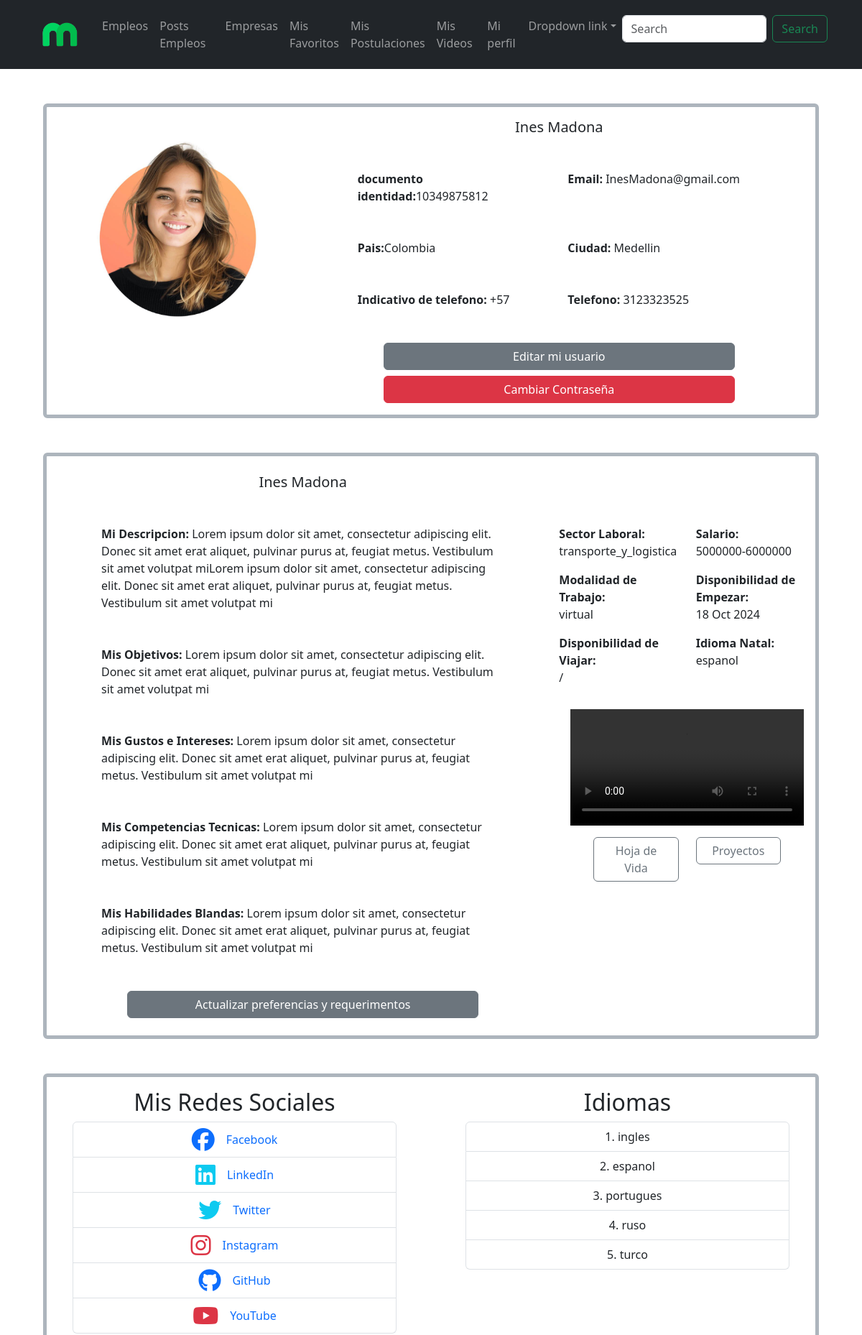
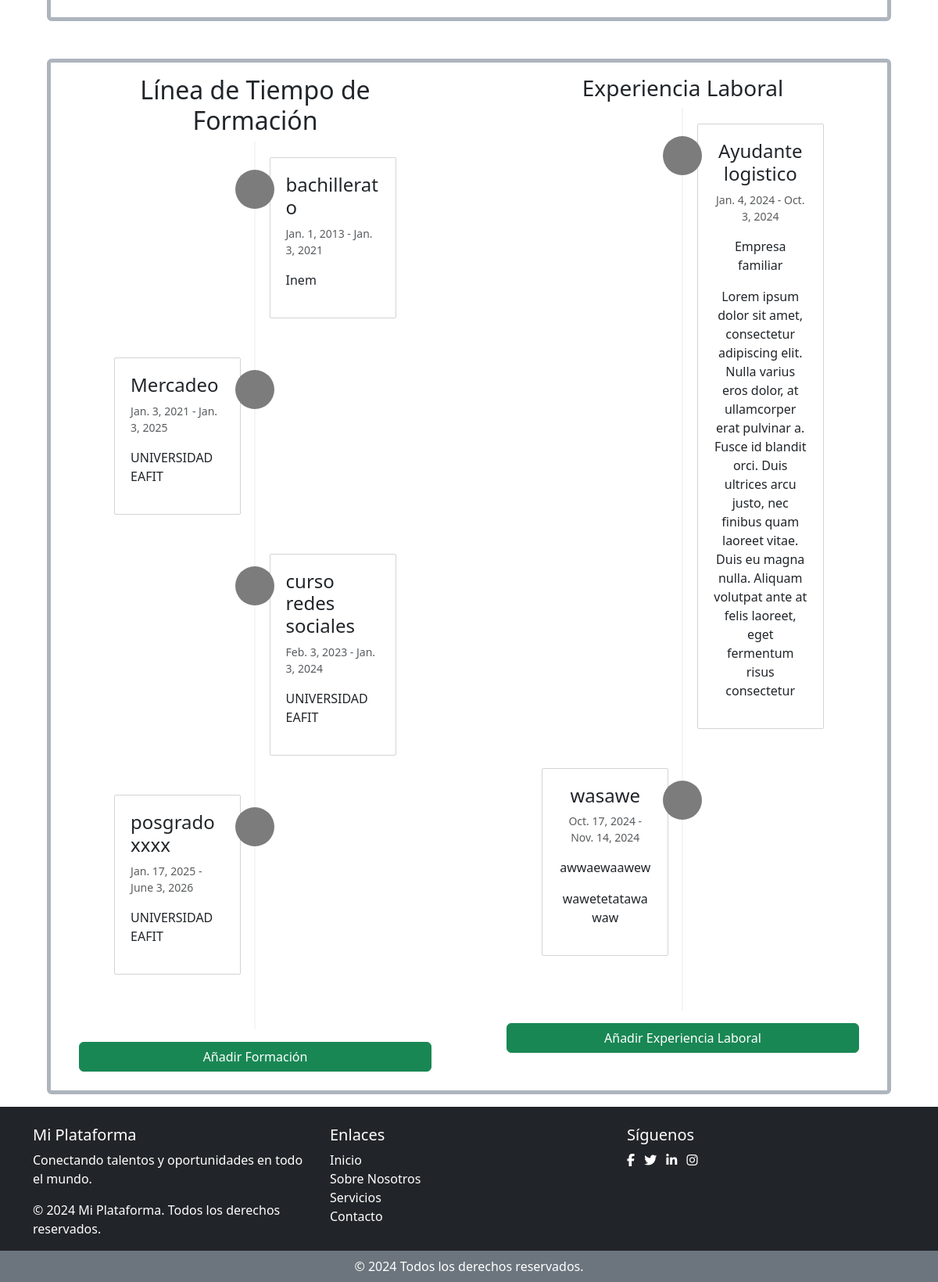
/mi-perfil-aspirante/ (signed in), run on the app's committed database (2 pictures, top to bottom).
### users/models.py (models this page shows, shortened)
class Aspirante(models.Model):
    usuario = models.OneToOneField(User, on_delete=models.CASCADE)
    hoja_vida = models.FileField(upload_to='hojas_de_vida/')
    descripcion = models.TextField()
    objetivos = models.TextField()
    sector_laboral = models.CharField(max_length=50, choices=SectoresLaborales.choices)
    gustos_intereses = models.TextField()
    salario = models.CharField(max_length=50, choices=SalarioRango.choices)
    MODALIDAD_TRABAJO = [('virtual', 'virtual'), ('presencial', 'presencial'), ('mixto', 'mixto'), ('cualquiera', 'cualquiera')]
    modalidad_trabajo = models.CharField(max_length=50, choices=MODALIDAD_TRABAJO)
    disponibilidad_de_empezar = models.DateField()
    disponibilidad_viajar = models.BooleanField(default=False)
    proyectos = models.FileField(upload_to='proyectos/', blank=True, null=True)
    competencias_tecnicas = models.TextField()
    habilidades_blandas = models.TextField()
    redes_sociales = models.OneToOneField(RedesSociales, on_delete=models.CASCADE, null=True, blank=True)
    idioma_natal = models.CharField(max_length=20, choices=Idiomas.choices)  # Almacena idiomas y niveles
    video_presentacion = models.FileField(upload_to='videos_presentacion/')

class User(AbstractBaseUser, PermissionsMixin):
    nombre = models.CharField(max_length=255)
    email = models.EmailField(unique=True)
    documento_identidad = models.CharField(max_length=20)
    indicativo_pais = models.CharField(max_length=50, choices=IndicativoPais.choices)
    telefono = models.CharField(max_length=20)
    pais = models.CharField(max_length=50, choices=Paises.choices)
    ciudad = models.CharField(max_length=100)
    foto_perfil = models.ImageField(upload_to='profile_photos/', default='profile_photos/default_profile.jpg',
                                        null=True, blank=True)
    tipo_usuario = models.CharField(max_length=10, choices=TipoUsuario.choices)
    is_active = models.BooleanField(default=True)
    is_staff = models.BooleanField(default=False)
    is_superuser = models.BooleanField(default=False)
    objects = UserManager()
    USERNAME_FIELD = 'email'
    REQUIRED_FIELDS = ['nombre']

class IdiomaAspirante(models.Model):
    aspirante = models.ForeignKey('Aspirante', on_delete=models.CASCADE, related_name='idiomas')
    idioma = models.CharField(max_length=30, choices=Idiomas.choices, null=True, blank=True)

class FormacionAspirante(models.Model):
    aspirante = models.ForeignKey('Aspirante', on_delete=models.CASCADE, related_name='formaciones')
    titulo = models.CharField(max_length=255)
    institucion = models.CharField(max_length=255)
    fecha_inicio = models.DateField()
    fecha_fin = models.DateField()

class ExperienciaLaboral(models.Model):
    aspirante = models.ForeignKey('Aspirante', on_delete=models.CASCADE, related_name='experiencias')
    titulo_puesto = models.CharField(max_length=255)
    empresa = models.CharField(max_length=255)
    fecha_inicio = models.DateField()
    fecha_fin = models.DateField(blank=True, null=True)  # Puede estar en curso
    descripcion = models.TextField()

### users/views.py (the view)
# urls.py: path('mi-perfil-aspirante/', views.mi_perfil_aspirante, name='mi_perfil_aspirante'),
@login_required
def mi_perfil_aspirante(request):
    aspirante = Aspirante.objects.get(usuario=request.user)
    idiomas = IdiomaAspirante.objects.filter(aspirante=aspirante)
    formaciones = FormacionAspirante.objects.filter(aspirante=aspirante).order_by('fecha_inicio')
    experiencias = ExperienciaLaboral.objects.filter(aspirante=aspirante).order_by('fecha_inicio')
    return render(request, 'mi_perfil_aspirante.html', {'aspirante': aspirante, 'idiomas': idiomas, 'formaciones': formaciones, 'experiencias': experiencias,})

### users/templates/mi_perfil_aspirante.html (shortened to what this page needs)
{% extends 'base_aspirante.html' %}{% load static %}
{% block content %}
<div class="container-fluid">
    <div class="card mb-3 m-5 border border-dark-subtle bg-transparent border-5">
        <div class="row g-0">
            <div class="col-md-4">
                <img src="{{ aspirante.usuario.foto_perfil.url }}" class="img-fluid rounded-start p-5" alt="user image">
            </div>
            <div class="col-md-8">
                <div class="card-body">
                    <h5 class="card-title text-center"> {{ aspirante.usuario.nombre }} </h5>
                    <div class="row align-items-start m-5">
                        <div class="col">
                            <strong>documento identidad:</strong>{{ aspirante.usuario.documento_identidad }}
                        </div>
                        <div class="col">
                            <strong>Email:</strong> {{ aspirante.usuario.email }}
                        </div>
                    </div>
                    <div class="row align-items-start m-5">
                        <div class="col">
                            <strong>Pais:</strong>{{ aspirante.usuario.pais }}
                        </div>
                        <div class="col">
                            <strong>Ciudad:</strong> {{ aspirante.usuario.ciudad }}
                        </div>
                    </div>
                    <div class="row align-items-start m-5">
                        <div class="col">
                            <strong>Indicativo de telefono:</strong> {{ aspirante.usuario.indicativo_pais }}
                        </div>
                        <div class="col">
                            <strong>Telefono:</strong> {{ aspirante.usuario.telefono }}
                        </div>
                    </div>
                    <div class="row mx-5 px-5">
                        <a href="{% url 'editar_aspirante_user' %}" class="btn btn-secondary mb-2">Editar mi usuario</a>
                        <a href="{% url 'cambiar_contrasena' %}" class="btn btn-danger">Cambiar Contraseña</a>
                    </div>
                </div>
            </div>
        </div>
    </div>
    <div class="card mb-3 m-5 border border-dark-subtle bg-transparent border-5">
        <div class="row g-0">
            <div class="col-md-8">
                <div class="card-body">
                    <h5 class="card-title text-center mt-2"> {{ aspirante.usuario.nombre }} </h5>
                    <div class="row align-items-start m-5">
                        <div class="col">
                            <strong>Mi Descripcion:</strong> {{ aspirante.descripcion }}
                        </div>
                    </div>
                    <div class="row align-items-start m-5">
                        <div class="col">
                            <strong>Mis Objetivos: </strong> {{ aspirante.objetivos }}
                        </div>
                    </div>
                    <div class="row align-items-start m-5">
                        <div class="col">
                            <strong>Mis Gustos e Intereses:</strong> {{ aspirante.gustos_intereses }}
                        </div>
                    </div>
                    <div class="row align-items-start m-5">
                        <div class="col">
                            <strong>Mis Competencias Tecnicas:</strong> {{ aspirante.competencias_tecnicas }}
                        </div>
                    </div>
                    <div class="row align-items-start m-5">
                        <div class="col">
                            <strong>Mis Habilidades Blandas:</strong> {{ aspirante.habilidades_blandas }}
                        </div>
                    </div>
                    <div class="row mx-5 px-5">
                        <a href="{% url 'editar_aspirante_aspirante' %}" class="btn btn-secondary mb-2">Actualizar preferencias y requerimentos</a>
                    </div>
                </div>
            </div>
            <div class="col-md-4 mt-5 pt-5" >
                <div class="row align-items-start ">
                        <div class="col">
                            <strong>Sector Laboral: </strong> <p>{{ aspirante.sector_laboral }}</p>
                        </div>
                        <div class="col">
                            <strong>Salario: </strong> <p>{{ aspirante.salario }}</p>
                        </div>
                    </div>
                <div class="row align-items-start ">
                    <div class="col">
                        <strong>Modalidad de Trabajo: </strong> <p>{{ aspirante.modalidad_trabajo }}</p>
                    </div>
                    <div class="col">
                            <strong>Disponibilidad de Empezar: </strong><p>{{ aspirante.disponibilidad_de_empezar|date:"d M Y" }}</p>
                        </div>
                </div>
                    <div class="row align-items-start ">
                        <div class="col">
                            <strong>Disponibilidad de Viajar: </strong> <p>{{ aspirante.disponibilidad_de_viajar }}/<p>
                        </div>
                        <div class="col">
                            <strong>Idioma Natal:</strong> <p>{{ aspirante.idioma_natal }}</p>
                        </div>
                    </div>
                <div class="row">
                    <div class="col">
                        <video class="card-img-top p-3" controls>
                            <source src="{{ aspirante.video_presentacion.url }}" type="video/mp4">
                        </video>
                    </div>
                </div>
                <div class="row">
                    <div class="col text-center ms-5">
                        <a href="{{ aspirante.hoja_vida.url }}" class="btn btn-outline-secondary w-100">Hoja de Vida</a>
                    </div>
                    <div class="col text-center me-5">
                        <a href="{{ aspirante.proyectos.url }}" class="btn btn-outline-secondary w-100 ">Proyectos</a>
                    </div>
                </div>
            </div>
        </div>
    </div>
    <div class="card mb-3 m-5 border border-dark-subtle bg-transparent border-5">
        <div class="row mb-4">
            <div class="col-md-6 px-5 pt-3">
                <h2 class="text-center">Mis Redes Sociales</h2>
                <ul class="list-group">
                    {% if aspirante.redes_sociales.facebook %}
                    <li class="list-group-item bg-transparent ">
                        <a href="{{ aspirante.redes_sociales.facebook }}" target="_blank" class="d-flex align-items-center justify-content-center ">
                            <i class="fab fa-facebook fa-2x me-3 text-primary"></i>
                            Facebook
                        </a>
                    </li>
                    {% endif %}
                    {% if aspirante.redes_sociales.linkedin %}
                    <li class="list-group-item bg-transparent">
                        <a href="{{ aspirante.redes_sociales.linkedin }}" target="_blank" class="d-flex align-items-center justify-content-center ">
                            <i class="fab fa-linkedin fa-2x me-3 text-info"></i>
                            LinkedIn
                        </a>
                    </li>
                    {% endif %}
                    {% if aspirante.redes_sociales.twitter %}
                    <li class="list-group-item bg-transparent">
                        <a href="{{ aspirante.redes_sociales.twitter }}" target="_blank" class="d-flex align-items-center justify-content-center">
                            <i class="fab fa-twitter fa-2x me-3 text-info"></i>
                            Twitter
                        </a>
                    </li>
                    {% endif %}
                    {% if aspirante.redes_sociales.instagram %}
                    <li class="list-group-item bg-transparent">
                        <a href="{{ aspirante.redes_sociales.instagram }}" target="_blank" class="d-flex align-items-center justify-content-center">
                            <i class="fab fa-instagram fa-2x me-3 text-danger"></i>
                            Instagram
                        </a>
                    </li>
                    {% endif %}
                    {% if aspirante.redes_sociales.github %}
                    <li class="list-group-item bg-transparent">
                        <a href="{{ aspirante.redes_sociales.github }}" target="_blank" class="d-flex align-items-center justify-content-center">
                            <i class="fab fa-github fa-2x me-3"></i>
                            GitHub
                        </a>
                    </li>
                    {% endif %}
                    {% if aspirante.redes_sociales.youtube %}
                    <li class="list-group-item bg-transparent">
                        <a href="{{ aspirante.redes_sociales.youtube }}" target="_blank" class="d-flex align-items-center justify-content-center ">
                            <i class="fab fa-youtube fa-2x me-3 text-danger"></i>
                            YouTube
                        </a>
                    </li>
                    {% endif %}
                </ul>
            </div>
            <div class="col-md-6 px-5 pt-3">
                <h2 class="text-center">Idiomas</h2>
                    {% if idiomas %}
                        <ul class="list-group list-group-numbered">
                            {% for idioma in idiomas %}
                            <li class="list-group-item bg-transparent text-center">{{idioma.idioma}}</li>
                            {% endfor %}
                        </ul>
                    {% else %}
                            <div class="col">
                                <p>No hay videos asociados a este empleo.</p>
                            </div>
                    {% endif %}
            </div>
        </div>
    </div>
    <div class="card mb-3 m-5 border border-dark-subtle bg-transparent border-5">
        <div class="row mb-4">
            <div class="col-md-6 px-5 pt-3">
                <h2 class="text-center">Línea de Tiempo de Formación</h2>
                <ul class="timeline">
                    {% for formacion in formaciones %}
                    <li>
                        <div class="timeline-badge"></div>
                        <div class="timeline-panel">
                            <div class="timeline-heading">
                                <h4 class="timeline-title">{{ formacion.titulo }}</h4>
                                <p><small class="text-muted"> {{ formacion.fecha_inicio }} - {{ formacion.fecha_fin }}</small></p>
                            </div>
                            <div class="timeline-body">
                                <p>{{ formacion.institucion }}</p>
                            </div>
                        </div>
                    </li>
                    {% endfor %}
                </ul>
                <a href="{% url 'agregar_formacion' %}" class="btn btn-success mt-3 w-100">Añadir Formación</a>
            </div>
            <div class="col-md-6 px-5 pt-3">
                 <h3 class="text-center">Experiencia Laboral</h3>
                <ul class="timeline text-center">
                    {% for experiencia in experiencias %}
                    <li class="timeline-item">
                        <div class="timeline-badge"></div>
                        <div class="timeline-panel">
                            <div class="timeline-heading">
                                <h4 class="timeline-title">{{ experiencia.titulo_puesto }}</h4>
                                <p><small class="text-muted"> {{ experiencia.fecha_inicio }} - {{ experiencia.fecha_fin|default:"Actualidad" }}</small></p>
                            </div>
                            <div class="timeline-body">
                                <p>{{ experiencia.empresa }}</p>
                                <p>{{ experiencia.descripcion }}</p>
                            </div>
                        </div>
                    </li>
                    {% endfor %}
                </ul>
                    <a href="{% url 'agregar_experiencia' %}" class="btn btn-success mt-3 w-100">Añadir Experiencia Laboral</a>
            </div>
        </div>
    </div>
{% endblock %}

### data on the page
Aspirante: usuario.foto_perfil (picture), usuario.nombre "Ines Madona", usuario.documento_identidad "10349875812", usuario.email "InesMadona@gmail.com", usuario.pais "Colombia", usuario.ciudad "Medellin", usuario.indicativo_pais "+57", usuario.telefono "3123323525", descripcion "Lorem ipsum dolor sit amet, consectetur adipiscing elit. Donec sit amet erat aliquet, pulvinar purus at, feugiat metus. Vestibulum sit amet volutpat miLorem ipsum dolor sit amet, consectetur adipiscing elit. Donec sit amet erat aliquet, pulvinar purus at, feugiat metus. Vestibulum sit amet volutpat mi", objetivos "Lorem ipsum dolor sit amet, consectetur adipiscing elit. Donec sit amet erat aliquet, pulvinar purus at, feugiat metus. Vestibulum sit amet volutpat mi", gustos_intereses "Lorem ipsum dolor sit amet, consectetur adipiscing elit. Donec sit amet erat aliquet, pulvinar purus at, feugiat metus. Vestibulum sit amet volutpat mi", competencias_tecnicas "Lorem ipsum dolor sit amet, consectetur adipiscing elit. Donec sit amet erat aliquet, pulvinar purus at, feugiat metus. Vestibulum sit amet volutpat mi", habilidades_blandas "Lorem ipsum dolor sit amet, consectetur adipiscing elit. Donec sit amet erat aliquet, pulvinar purus at, feugiat metus. Vestibulum sit amet volutpat mi", sector_laboral "transporte_y_logistica", salario "5000000-6000000", modalidad_trabajo "virtual", disponibilidad_de_empezar "18 Oct 2024", idioma_natal "espanol"
IdiomaAspirante: idioma "ingles"
IdiomaAspirante: idioma "espanol"
IdiomaAspirante: idioma "portugues"
IdiomaAspirante: idioma "ruso"
IdiomaAspirante: idioma "turco"
FormacionAspirante: titulo "bachillerato", fecha_inicio "Jan. 1, 2013", fecha_fin "Jan. 3, 2021", institucion "Inem"
FormacionAspirante: titulo "Mercadeo", fecha_inicio "Jan. 3, 2021", fecha_fin "Jan. 3, 2025", institucion "UNIVERSIDAD EAFIT"
FormacionAspirante: titulo "curso redes sociales", fecha_inicio "Feb. 3, 2023", fecha_fin "Jan. 3, 2024", institucion "UNIVERSIDAD EAFIT"
FormacionAspirante: titulo "posgrado xxxx", fecha_inicio "Jan. 17, 2025", fecha_fin "June 3, 2026", institucion "UNIVERSIDAD EAFIT"
ExperienciaLaboral: titulo_puesto "Ayudante logistico", fecha_inicio "Jan. 4, 2024", fecha_fin "Oct. 3, 2024", empresa "Empresa familiar", descripcion "Lorem ipsum dolor sit amet, consectetur adipiscing elit. Nulla varius eros dolor, at ullamcorper erat pulvinar a. Fusce id blandit orci. Duis ultrices arcu justo, nec finibus quam laoreet vitae. Duis eu magna nulla. Aliquam volutpat ante at felis laoreet, eget fermentum risus consectetur"
ExperienciaLaboral: titulo_puesto "wasawe", fecha_inicio "Oct. 17, 2024", fecha_fin "Nov. 14, 2024", empresa "awwaewaawew", descripcion "wawetetatawawaw"
